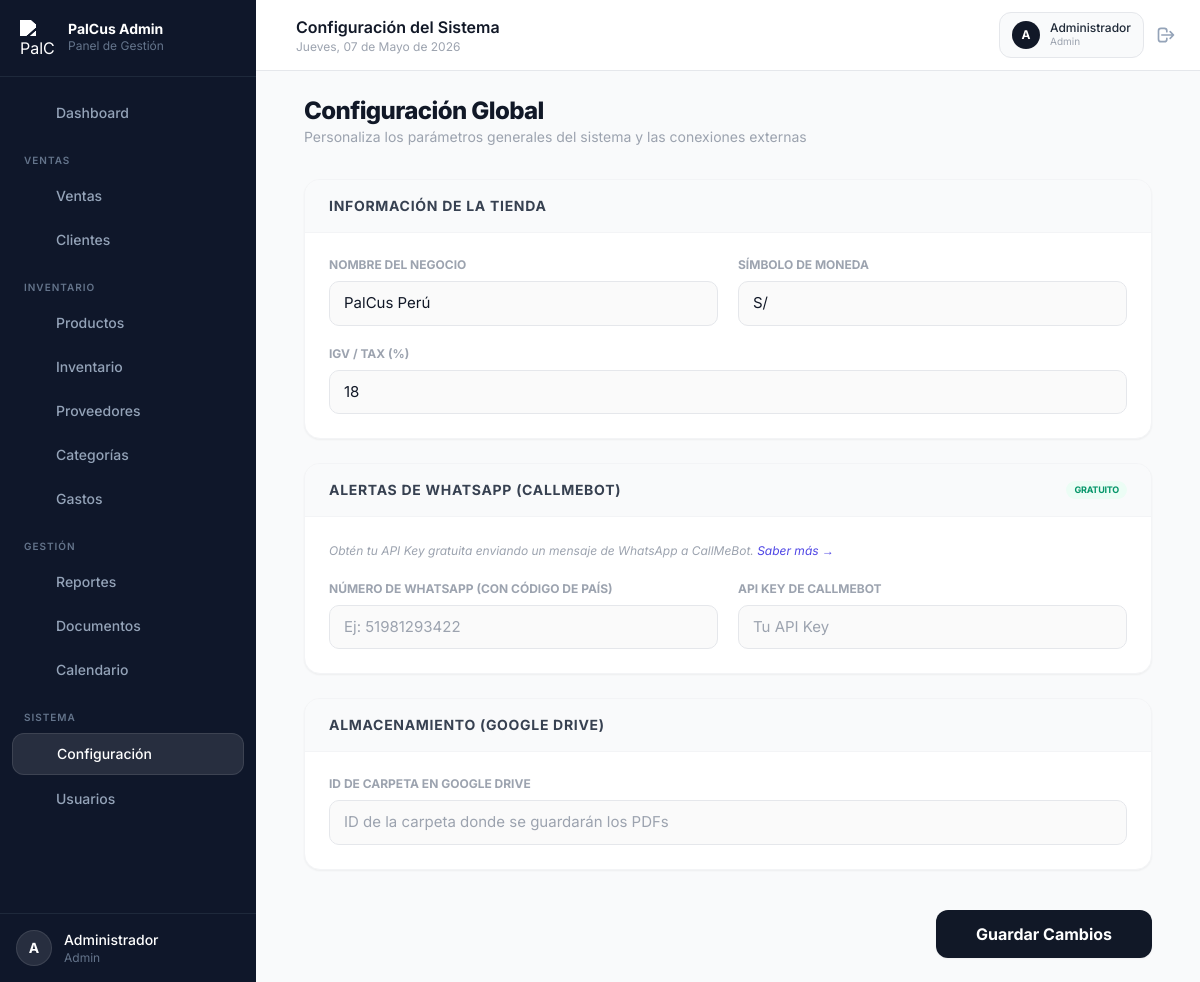
Screenshot of /modules/configuracion/index.php (signed in) with the database file from the repository.
### tables this page shows
CREATE TABLE `configuracion` (
  `id`          INT UNSIGNED AUTO_INCREMENT PRIMARY KEY,
  `clave`       VARCHAR(100) NOT NULL UNIQUE,
  `valor`       TEXT         DEFAULT NULL,
  `descripcion` VARCHAR(300) DEFAULT NULL,
  `updated_at`  TIMESTAMP    DEFAULT CURRENT_TIMESTAMP ON UPDATE CURRENT_TIMESTAMP
);

### config/database.php (called while the page is built, shortened)
<?php
class Database
{
    private static ?Database $instance = null;
    private PDO $pdo;
    private function __construct()
    {
        $dsn = sprintf(
            'mysql:host=%s;dbname=%s;charset=%s',
            DB_HOST, DB_NAME, DB_CHARSET
        );
        $options = [
            PDO::ATTR_ERRMODE            => PDO::ERRMODE_EXCEPTION,
            PDO::ATTR_DEFAULT_FETCH_MODE => PDO::FETCH_ASSOC,
            PDO::ATTR_EMULATE_PREPARES   => false,
        ];
        try {
            $this->pdo = new PDO($dsn, DB_USER, DB_PASS, $options);
        } catch (PDOException $e) {
            $msg = APP_ENV === 'development'
                ? 'Error de conexión: ' . $e->getMessage()
                : 'Error de conexión a la base de datos.';
            die(json_encode(['error' => $msg]));
        }
    }
    public static function getInstance(): self
    {
        if (self::$instance === null) {
            self::$instance = new self();
        }
        return self::$instance;
    }
    public function fetchAll(string $sql, array $params = []): array
    {
        $stmt = $this->pdo->prepare($sql);
        $stmt->execute($params);
        return $stmt->fetchAll();
    }
}
function db(): Database {
    return Database::getInstance();
}

### includes/functions.php (called while the page is built, shortened)
<?php
function e(string $str): string
{
    return htmlspecialchars($str, ENT_QUOTES | ENT_HTML5, 'UTF-8');
}

### modules/configuracion/index.php (the view, shortened to what this page needs)
<?php
$ADMIN = dirname(dirname(__DIR__));
require_once $ADMIN . '/config/database.php';
require_once $ADMIN . '/includes/functions.php';
$rows = db()->fetchAll("SELECT * FROM configuracion ORDER BY id ASC");
$configMap = [];
foreach ($rows as $r) {
    $configMap[$r['clave']] = $r;
}
?>
<!DOCTYPE html>
<html lang="es">
<head>
  <script src="https://cdn.tailwindcss.com"></script>
</head>
<body class="bg-gray-50 min-h-screen">
<div id="app-wrapper" class="flex min-h-screen">
  <?php include $ADMIN . '/includes/sidebar.php'; ?>
  <div class="flex-1 flex flex-col lg:ml-64 min-w-0">
    <?php include $ADMIN . '/includes/header.php'; ?>
    <main class="flex-1 p-6 max-w-4xl mx-auto w-full">
      <div class="mb-8">
        <h2 class="text-2xl font-extrabold text-gray-900 tracking-tight">Configuración Global</h2>
        <p class="text-gray-400 text-sm">Personaliza los parámetros generales del sistema y las conexiones externas</p>
      </div>
      <form method="POST" class="space-y-6">
        <div class="bg-white rounded-2xl border border-gray-100 shadow-sm overflow-hidden">
          <div class="px-6 py-4 bg-gray-50 border-b border-gray-100">
            <h3 class="text-sm font-bold text-gray-700 uppercase tracking-wider">Información de la Tienda</h3>
          </div>
          <div class="p-6 space-y-5">
            <div class="grid grid-cols-1 md:grid-cols-2 gap-5">
              <div>
                <label class="block text-xs font-bold text-gray-400 uppercase mb-2">Nombre del Negocio</label>
                <input name="config[nombre_tienda]" class="form-input" value="<?= e($configMap['nombre_tienda']['valor']??'') ?>"/>
              </div>
              <div>
                <label class="block text-xs font-bold text-gray-400 uppercase mb-2">Símbolo de Moneda</label>
                <input name="config[moneda_simbolo]" class="form-input" value="<?= e($configMap['moneda_simbolo']['valor']??'S/') ?>"/>
              </div>
            </div>
            <div>
              <label class="block text-xs font-bold text-gray-400 uppercase mb-2">IGV / Tax (%)</label>
              <input name="config[igv_porcentaje]" type="number" class="form-input" value="<?= e($configMap['igv_porcentaje']['valor']??'18') ?>"/>
            </div>
          </div>
        </div>
        <div class="bg-white rounded-2xl border border-gray-100 shadow-sm overflow-hidden">
          <div class="px-6 py-4 bg-gray-50 border-b border-gray-100 flex items-center justify-between">
            <h3 class="text-sm font-bold text-gray-700 uppercase tracking-wider">Alertas de WhatsApp (CallMeBot)</h3>
            <span class="px-2 py-0.5 rounded-full bg-emerald-50 text-emerald-600 text-[9px] font-bold uppercase tracking-tight">Gratuito</span>
          </div>
          <div class="p-6 space-y-5">
            <p class="text-xs text-gray-400 leading-relaxed italic">
              Obtén tu API Key gratuita enviando un mensaje de WhatsApp a CallMeBot.
              <a href="https://www.callmebot.com/blog/free-api-whatsapp-messages/" target="_blank" class="text-indigo-600 hover:underline">Saber más →</a>
            </p>
            <div class="grid grid-cols-1 md:grid-cols-2 gap-5">
              <div>
                <label class="block text-xs font-bold text-gray-400 uppercase mb-2">Número de WhatsApp (con código de país)</label>
                <input name="config[callmebot_phone]" class="form-input" placeholder="Ej: 51981293422" value="<?= e($configMap['callmebot_phone']['valor']??'') ?>"/>
              </div>
              <div>
                <label class="block text-xs font-bold text-gray-400 uppercase mb-2">API Key de CallMeBot</label>
                <input name="config[callmebot_api_key]" class="form-input" placeholder="Tu API Key" value="<?= e($configMap['callmebot_api_key']['valor']??'') ?>"/>
              </div>
            </div>
          </div>
        </div>
        <div class="bg-white rounded-2xl border border-gray-100 shadow-sm overflow-hidden">
          <div class="px-6 py-4 bg-gray-50 border-b border-gray-100">
            <h3 class="text-sm font-bold text-gray-700 uppercase tracking-wider">Almacenamiento (Google Drive)</h3>
          </div>
          <div class="p-6 space-y-5">
            <div>
              <label class="block text-xs font-bold text-gray-400 uppercase mb-2">ID de Carpeta en Google Drive</label>
              <input name="config[google_drive_folder_id]" class="form-input" placeholder="ID de la carpeta donde se guardarán los PDFs" value="<?= e($configMap['google_drive_folder_id']['valor']??'') ?>"/>
            </div>
          </div>
        </div>
        <div class="flex justify-end pt-4">
          <button type="submit" class="bg-gray-900 hover:bg-gray-700 text-white font-bold px-10 py-3 rounded-xl transition-all shadow-sm">
            Guardar Cambios
          </button>
        </div>
      </form>
    </main>
  </div>
</div>
</body>
</html>

### modules/configuracion/index.php (style rules this page uses)
* { font-family:'Inter',sans-serif; }
.form-input { width:100%;padding:.625rem .875rem;border:1.5px solid #e5e7eb;border-radius:.625rem;font-size:.9375rem;color:#111827;background:#fafafa;outline:none;transition:all .15s; }

### rows the page displays
configuracion: valor "PalCus Perú"
configuracion: valor "S/"
configuracion: valor "18"

### other values shown
$item['label'] "Dashboard"
$groupLabels[$group] "VENTAS"
$item['label'] "Ventas"
$item['label'] "Clientes"
$groupLabels[$group] "INVENTARIO"
$item['label'] "Productos"
$item['label'] "Inventario"
$item['label'] "Proveedores"
$item['label'] "Categorías"
$item['label'] "Gastos"
$groupLabels[$group] "GESTIÓN"
$item['label'] "Reportes"
$item['label'] "Documentos"
$item['label'] "Calendario"
$groupLabels[$group] "SISTEMA"
